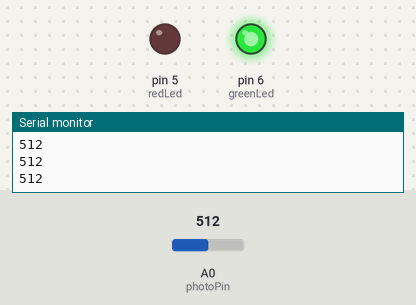
A sketch run on a simulated Arduino Uno, built with avr-gcc and run on an emulated ATmega328P. Shown: output pins drawn as LEDs (lit = HIGH), the last lines printed to the serial monitor. The inputs (shaded band) are chosen by the test bench; at power-on: A0 (photoPin) = 512.

Above: at 1.2 s.
1.3 s: A0 (photoPin) set to 66
2.9 s: A0 (photoPin) set to 55
At 4.1 s:
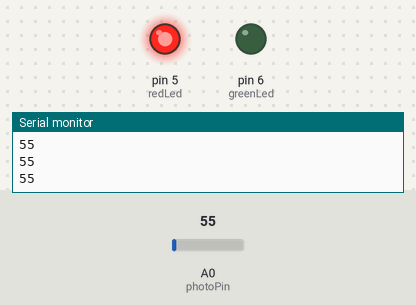
4.8 s: A0 (photoPin) set to 122
At 6.2 s:
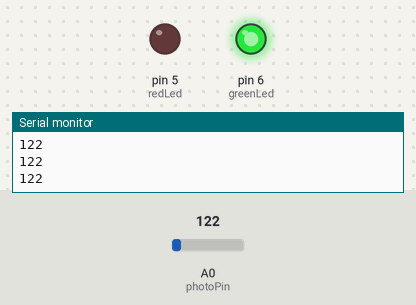
6.6 s: A0 (photoPin) set to 0
At 8.2 s:
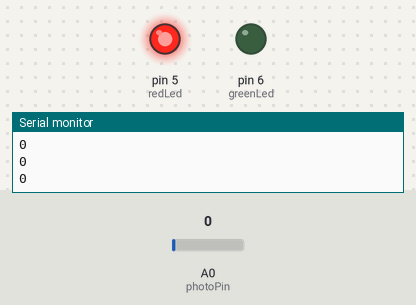
Timing chart, 0 to 9.3 s (numbered marks = the images above; inputs shaded):
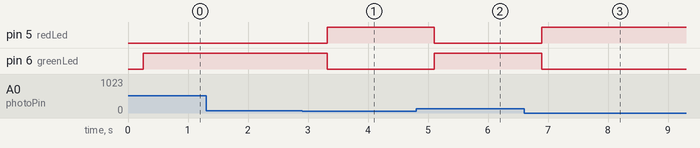

The sketch:

H25_-_Light_Dection_with_LED_and_Photoresistor.ino
```cpp
// Variables for Pins

int photoPin = A0; //Analog Pin
int greenLed = 6;
int redLed = 5;

// Variables for values
int photoVal;
int delayVal = 255;
int lightVal = 60;


void setup() {

  Serial.begin(9600); // Data refresh rate
  pinMode(photoPin, INPUT); //Reading Value
  pinMode(greenLed, OUTPUT); //Outputing something
  pinMode(redLed, OUTPUT); //Outputting something

}

void loop() {
  // put your main code here, to run repeatedly:
  photoVal = analogRead(photoPin); // Reads from analog pin
  Serial.println(photoVal); // prints voltage reading
  delay(delayVal); // Just to slow down serial monitor

  if (photoVal >= lightVal) {
    digitalWrite(greenLed, HIGH);
    digitalWrite(redLed, LOW);
  } else {
    digitalWrite(redLed, HIGH);
    digitalWrite(greenLed, LOW);
  }
}
```

Measured:
- the behaviour switches between 60 and 59 on A0 (photoPin) (found by bisection; images 0 and 1)
- after the input at 2.9 s, pin 5 (redLed): LOW → HIGH after 0.42 s; pin 6 (greenLed): HIGH → LOW after 0.42 s
- after the input at 4.8 s, pin 5 (redLed): HIGH → LOW after 0.31 s; pin 6 (greenLed): LOW → HIGH after 0.31 s
- after the input at 6.6 s, pin 5 (redLed): LOW → HIGH after 0.29 s; pin 6 (greenLed): HIGH → LOW after 0.29 s
